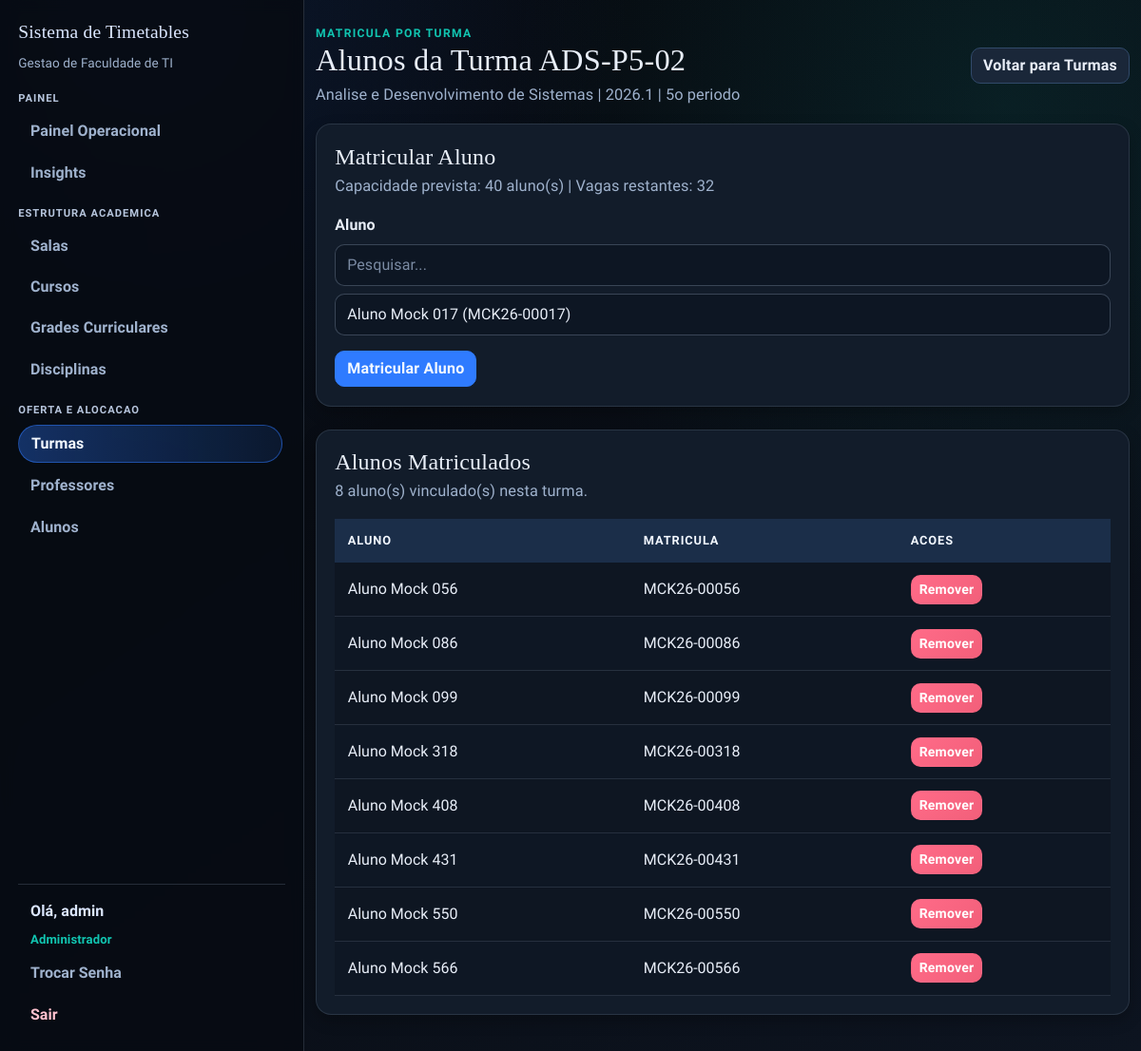
Before: /turma/3/alunos (signed in) with the older database file.
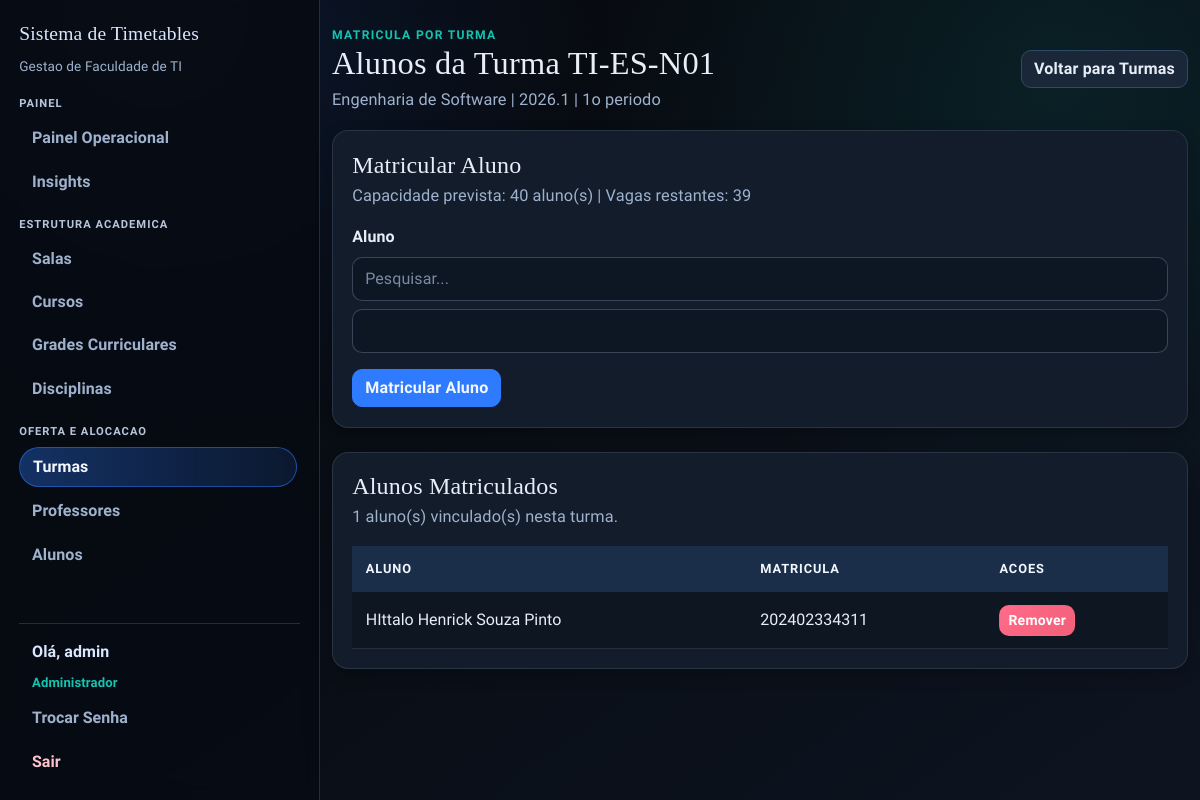
After: the same page with the newer database file.
### app/models.py (models this page shows, shortened)
class Turma(db.Model):
    id = db.Column(db.Integer, primary_key=True)
    curso_id = db.Column(db.Integer, db.ForeignKey("curso.id"), nullable=False)
    codigo = db.Column(db.String(30), nullable=False)
    semestre_letivo = db.Column(db.String(20), nullable=False)
    periodo = db.Column(db.Integer, nullable=False)
    turno = db.Column(db.String(20), nullable=False, default="noturno")
    quantidade_alunos = db.Column(db.Integer, nullable=True)
    ativa = db.Column(db.Boolean, nullable=False, default=True)
    curso = db.relationship("Curso", backref=db.backref("turmas", lazy="select"))
    __table_args__ = (
        db.UniqueConstraint("curso_id", "codigo", "semestre_letivo", name="unique_turma_codigo_semestre"),
    )

class Curso(db.Model):
    id = db.Column(db.Integer, primary_key=True)
    nome = db.Column(db.String(120), nullable=False, unique=True)
    codigo = db.Column(db.String(20), nullable=False, unique=True)
    quantidade_periodos = db.Column(db.Integer, nullable=False, default=8)
    ativo = db.Column(db.Boolean, nullable=False, default=True)

class Matricula(db.Model):
    id = db.Column(db.Integer, primary_key=True)
    aluno_id = db.Column(db.Integer, db.ForeignKey('aluno.id'), nullable=False)
    turma_id = db.Column(db.Integer, db.ForeignKey('turma.id'), nullable=False)
    created_at = db.Column(db.DateTime(timezone=True), nullable=False, default=utc_now)
    aluno = db.relationship(
        'Aluno',
        backref=db.backref('matriculas', cascade='all, delete-orphan'),
    )
    turma = db.relationship(
        'Turma',
        backref=db.backref('matriculas', cascade='all, delete-orphan'),
    )
    __table_args__ = (
        db.UniqueConstraint('aluno_id', 'turma_id', name='unique_aluno_turma'),
    )

class Aluno(db.Model):
    id = db.Column(db.Integer, primary_key=True)
    nome = db.Column(db.String(120), nullable=False)
    matricula = db.Column(db.String(30), unique=True, nullable=False)
    created_at = db.Column(db.DateTime(timezone=True), nullable=False, default=utc_now)

### app/routes/admin.py (the view, shortened to what this page needs)
@bp.route("/turma/<int:id>/alunos", methods=["GET", "POST"])
@login_required
@admin_required
def turma_alunos(id):
    turma = (
        Turma.query.options(joinedload(Turma.curso))
        .filter(Turma.id == id)
        .first_or_404()
    )
    form = TurmaMatriculaForm()
    matriculas = (
        Matricula.query.options(joinedload(Matricula.aluno))
        .join(Matricula.aluno)
        .filter(Matricula.turma_id == turma.id)
        .order_by(Aluno.nome.asc())
        .all()
    )
    matriculados_ids = {item.aluno_id for item in matriculas}
    alunos_bloqueados_semestre = {
        aluno_id
        for (aluno_id,) in db.session.query(Matricula.aluno_id)
        .join(Turma, Turma.id == Matricula.turma_id)
        .filter(
            Turma.semestre_letivo == turma.semestre_letivo,
            Matricula.turma_id != turma.id,
        )
        .all()
    }
    alunos_disponiveis = (
        Aluno.query.order_by(Aluno.nome.asc())
        .all()
    )
    form.aluno_id.choices = [
        (aluno.id, f"{aluno.nome} ({aluno.matricula})")
        for aluno in alunos_disponiveis
        if aluno.id not in matriculados_ids and aluno.id not in alunos_bloqueados_semestre
    ]
    delete_form = DeleteForm()
    return render_template(
        "turma_alunos.html",
        turma=turma,
        form=form,
        delete_form=delete_form,
        matriculas=matriculas,
        vagas_restantes=max((turma.quantidade_alunos or 0) - len(matriculas), 0) if turma.quantidade_alunos else None,
    )

### app/forms.py
class TurmaMatriculaForm(FlaskForm):
    aluno_id = SelectField(
        "Aluno",
        coerce=int,
        validators=[DataRequired()],
        render_kw={"data-searchable": "true"},
    )
    submit = SubmitField("Matricular Aluno")

class DeleteForm(FlaskForm):
    submit = SubmitField("Deletar")

### app/models.py (called while the page is built)
@login_manager.user_loader
def load_user(user_id):
    return db.session.get(User, int(user_id))

    def is_admin(self):
        return self.role == 'admin'

### app/routes/helpers.py (called while the page is built)
def admin_required_redirect():
    if getattr(current_user, "is_authenticated", False) and current_user.is_admin():
        return None
    flash("Acesso restrito ao administrador.", "danger")
    return redirect(url_for("main.index"))

def admin_required(view_func):
    @wraps(view_func)
    def wrapper(*args, **kwargs):
        guard = admin_required_redirect()
        if guard:
            return guard
        return view_func(*args, **kwargs)
    return wrapper

### templates/turma_alunos.html (shortened to what this page needs)
{% extends "base.html" %}
{% from "_form_helpers.html" import render_field %}
{% block content %}
<section class="stagger-in">
  <div class="page-head">
    <div>
      <p class="eyebrow">Matricula por Turma</p>
      <h1>Alunos da Turma {{ turma.codigo }}</h1>
      <p class="page-lead">
        {{ turma.curso.nome if turma.curso else 'Curso removido' }} |
        {{ turma.semestre_letivo }} |
        {{ turma.periodo }}o periodo
      </p>
    </div>
    <a href="{{ url_for('main.turmas') }}" class="btn btn-outline-secondary">Voltar para Turmas</a>
  </div>
  <div class="surface form-shell mb-4">
    <div class="page-head mb-3">
      <div>
        <h2 class="h4 mb-1">Matricular Aluno</h2>
        {% if turma.quantidade_alunos %}
        <p class="page-lead">Capacidade prevista: {{ turma.quantidade_alunos }} aluno(s){% if vagas_restantes is not none %} | Vagas restantes: {{ vagas_restantes }}{% endif %}</p>
        {% else %}
        <p class="page-lead">Sem limite de capacidade definido para esta turma.</p>
        {% endif %}
      </div>
    </div>
    <form method="POST" novalidate>
      {{ render_field(form.aluno_id) }}
      {{ form.submit(class="btn btn-primary") }}
    </form>
  </div>
  <div class="surface table-shell">
    <div class="page-head mb-3">
      <div>
        <h2 class="h4 mb-1">Alunos Matriculados</h2>
        <p class="page-lead mb-0">{{ matriculas|length }} aluno(s) vinculado(s) nesta turma.</p>
      </div>
    </div>
    <div class="table-responsive">
      <table class="table">
        <thead>
          <tr>
            <th>Aluno</th>
            <th>Matricula</th>
            <th>Acoes</th>
          </tr>
        </thead>
        <tbody>
          {% for item in matriculas %}
          <tr>
            <td>{{ item.aluno.nome if item.aluno else 'Aluno removido' }}</td>
            <td>{{ item.aluno.matricula if item.aluno else '-' }}</td>
            <td class="actions-cell">
              <form
                method="POST"
                action="{{ url_for('main.delete_turma_matricula', turma_id=turma.id, matricula_id=item.id) }}"
                class="d-inline"
                onsubmit="return confirm('Tem certeza que deseja remover este aluno da turma?');"
              >
                <button type="submit" class="btn btn-sm btn-danger">Remover</button>
              </form>
            </td>
          </tr>
          {% else %}
          <tr>
            <td colspan="3" class="text-center text-muted">Nenhum aluno matriculado nesta turma.</td>
          </tr>
          {% endfor %}
        </tbody>
      </table>
    </div>
  </div>
</section>
{% endblock %}

Changed rows visible on the page:
removed Curso: curso "Analise e Desenvolvimento de Sistemas"
removed Matricula: aluno "Aluno Mock 056", aluno "MCK26-00056"
removed Matricula: aluno "Aluno Mock 086", aluno "MCK26-00086"
removed Matricula: aluno "Aluno Mock 099", aluno "MCK26-00099"
removed Matricula: aluno "Aluno Mock 318", aluno "MCK26-00318"
removed Matricula: aluno "Aluno Mock 408", aluno "MCK26-00408"
removed Matricula: aluno "Aluno Mock 431", aluno "MCK26-00431"
removed Matricula: aluno "Aluno Mock 550", aluno "MCK26-00550"
removed Matricula: aluno "Aluno Mock 566", aluno "MCK26-00566"
changed Turma: codigo "ADS-P5-02" → "TI-ES-N01"; periodo "5" → "1"
now on this page (row edited): Curso: curso "Engenharia de Software"
now on this page (row edited): Matricula: aluno "HIttalo Henrick Souza Pinto", aluno "202402334311"
Other visible differences:
{{ vagas_restantes }}: "32" → "39"
form field aluno_id: "Aluno Mock 017 (MCK26-00017)" → (not shown)
{{ matriculas|length }}: "8" → "1"
